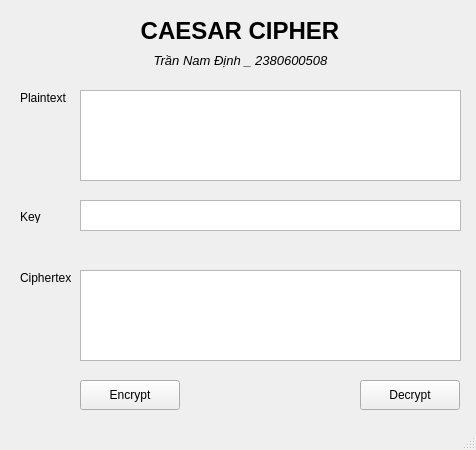
<?xml version="1.0" encoding="UTF-8"?>
<ui version="4.0">
 <class>MainWindow</class>
 <widget class="QMainWindow" name="MainWindow">
  <property name="geometry">
   <rect>
    <x>0</x>
    <y>0</y>
    <width>476</width>
    <height>450</height>
   </rect>
  </property>
  <property name="windowTitle">
   <string>Caesar Cipher - Trần Nam Định</string>
  </property>
  <widget class="QWidget" name="centralwidget">
   <widget class="QLabel" name="label">
    <property name="geometry">
     <rect>
      <x>130</x>
      <y>15</y>
      <width>220</width>
      <height>31</height>
     </rect>
    </property>
    <property name="font">
     <font>
      <pointsize>18</pointsize>
      <weight>75</weight>
      <bold>true</bold>
     </font>
    </property>
    <property name="text">
     <string>CAESAR CIPHER</string>
    </property>
    <property name="alignment">
     <set>Qt::AlignCenter</set>
    </property>
   </widget>
   <widget class="QLabel" name="label_identity">
    <property name="geometry">
     <rect>
      <x>80</x>
      <y>50</y>
      <width>321</width>
      <height>20</height>
     </rect>
    </property>
    <property name="font">
     <font>
      <pointsize>10</pointsize>
      <italic>true</italic>
     </font>
    </property>
    <property name="text">
     <string>Trần Nam Định _ 2380600508</string>
    </property>
    <property name="alignment">
     <set>Qt::AlignCenter</set>
    </property>
   </widget>
   <widget class="QPlainTextEdit" name="txt_plain_text">
    <property name="geometry">
     <rect>
      <x>80</x>
      <y>90</y>
      <width>381</width>
      <height>91</height>
     </rect>
    </property>
   </widget>
   <widget class="QLabel" name="label_2">
    <property name="geometry">
     <rect>
      <x>20</x>
      <y>90</y>
      <width>51</width>
      <height>16</height>
     </rect>
    </property>
    <property name="text">
     <string>Plaintext</string>
    </property>
   </widget>
   <widget class="QLabel" name="label_3">
    <property name="geometry">
     <rect>
      <x>20</x>
      <y>210</y>
      <width>47</width>
      <height>13</height>
     </rect>
    </property>
    <property name="text">
     <string>Key</string>
    </property>
   </widget>
   <widget class="QTextEdit" name="txt_key">
    <property name="geometry">
     <rect>
      <x>80</x>
      <y>200</y>
      <width>381</width>
      <height>31</height>
     </rect>
    </property>
   </widget>
   <widget class="QLabel" name="label_4">
    <property name="geometry">
     <rect>
      <x>20</x>
      <y>270</y>
      <width>51</width>
      <height>16</height>
     </rect>
    </property>
    <property name="text">
     <string>Ciphertext</string>
    </property>
   </widget>
   <widget class="QPlainTextEdit" name="txt_cipher_text">
    <property name="geometry">
     <rect>
      <x>80</x>
      <y>270</y>
      <width>381</width>
      <height>91</height>
     </rect>
    </property>
   </widget>
   <widget class="QPushButton" name="btn_encrypt">
    <property name="geometry">
     <rect>
      <x>80</x>
      <y>380</y>
      <width>100</width>
      <height>30</height>
     </rect>
    </property>
    <property name="text">
     <string>Encrypt</string>
    </property>
   </widget>
   <widget class="QPushButton" name="btn_decrypt">
    <property name="geometry">
     <rect>
      <x>360</x>
      <y>380</y>
      <width>100</width>
      <height>30</height>
     </rect>
    </property>
    <property name="text">
     <string>Decrypt</string>
    </property>
   </widget>
  </widget>
  <widget class="QMenuBar" name="menubar">
   <property name="geometry">
    <rect>
     <x>0</x>
     <y>0</y>
     <width>476</width>
     <height>21</height>
    </rect>
   </property>
  </widget>
  <widget class="QStatusBar" name="statusbar"/>
 </widget>
 <resources/>
 <connections/>
</ui>
